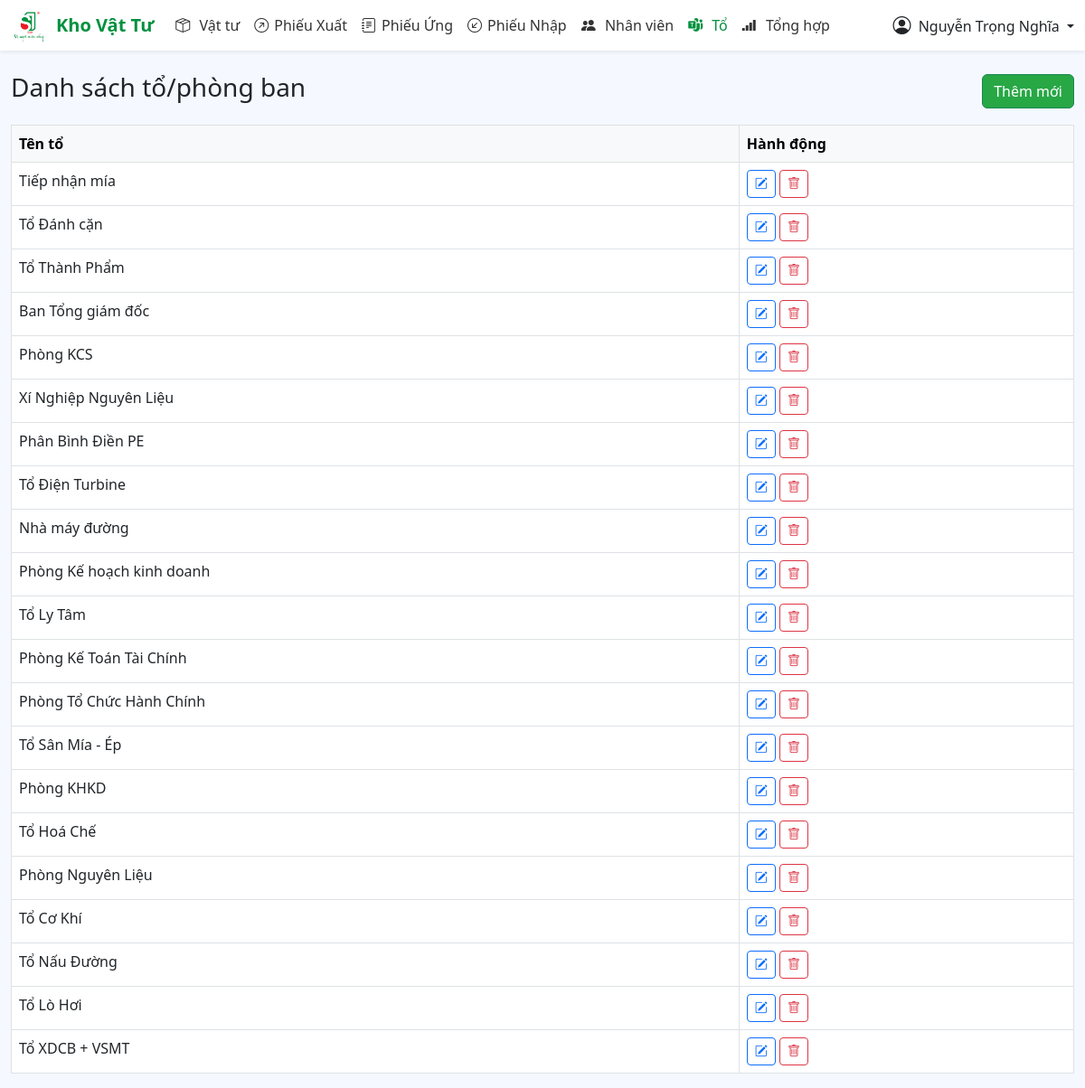
The app's page /?v=to (signed in) with its own data.
### tables this page shows
CREATE TABLE `to_nhanvien` (
  `id` int(11) NOT NULL,
  `tento` varchar(500) NOT NULL
);

### view/to.php (the view, shortened to what this page needs)
<div class="d-flex flex-wrap justify-content-between align-items-center mb-3 d-none d-md-flex">
    <h3>Danh sách tổ/phòng ban</h3>
    <?php if ($_SESSION['quyen'] == 1) {
    ?>
        <a href="#" class="btn_add btn btn-success">Thêm mới</a>
    <?php } ?>
</div>
<div class="table-responsive">
    <table class="table table-bordered ">
        <thead class="table-light">
            <tr>
                <th>Tên tổ</th>
                <th>Hành động</th>
            </tr>
        </thead>
        <tbody id="bang_to">
            <?php
            $sql = "SELECT * FROM to_nhanvien ORDER BY id DESC";
            $result = mysqli_query($conn, $sql);
            while ($row = mysqli_fetch_assoc($result)) {
            ?>
                <tr data-id="<?php echo $row['id'] ?>">
                    <td><?php echo $row['tento'] ?></td>
                    <td class="text-nowrap">
                        <?php
                        if ($_SESSION['quyen'] ==  1) {
                        ?>
                            <button data-id="<?php echo $row['id']; ?>" class="btn_edit_to btn btn-sm btn-outline-primary" title="Chi tiết">
                                <i class="bi bi-pencil-square"></i>
                            </button>
                            <button data-id="<?php echo $row['id'] ?>" class="btn_remove btn btn-sm btn-outline-danger" title="Xóa">
                                <i class="bi bi-trash"></i>
                            </button>
                        <?php }
                        ?>
                    </td>
                </tr>
            <?php
            }
            ?>
        </tbody>
    </table>
</div>

### view/header.php (style rules this page uses)
body { background-color: #f5f9ff; }
.btn-success { background-color: #28a745; }

### view/to.php (style rules this page uses)
body { background-color: #f5f9ff; }

### records on screen
to_nhanvien: tento "Tiếp nhận mía"
to_nhanvien: tento "Tổ Đánh cặn"
to_nhanvien: tento "Tổ Thành Phẩm"
to_nhanvien: tento "Ban Tổng giám đốc"
to_nhanvien: tento "Phòng KCS"
to_nhanvien: tento "Xí Nghiệp Nguyên Liệu"
to_nhanvien: tento "Phân Bình Điền PE"
to_nhanvien: tento "Tổ Điện Turbine"
to_nhanvien: tento "Nhà máy đường"
to_nhanvien: tento "Phòng Kế hoạch kinh doanh"
to_nhanvien: tento "Tổ Ly Tâm"
to_nhanvien: tento "Phòng Kế Toán Tài Chính"
to_nhanvien: tento "Phòng Tổ Chức Hành Chính"
to_nhanvien: tento "Tổ Sân Mía - Ép"
to_nhanvien: tento "Phòng KHKD"
to_nhanvien: tento "Tổ Hoá Chế"
to_nhanvien: tento "Phòng Nguyên Liệu"
to_nhanvien: tento "Tổ Cơ Khí"
to_nhanvien: tento "Tổ Nấu Đường"
to_nhanvien: tento "Tổ Lò Hơi"
to_nhanvien: tento "Tổ XDCB + VSMT"

### other values on screen
$_SESSION['hoten'] "Nguyễn Trọng Nghĩa"
